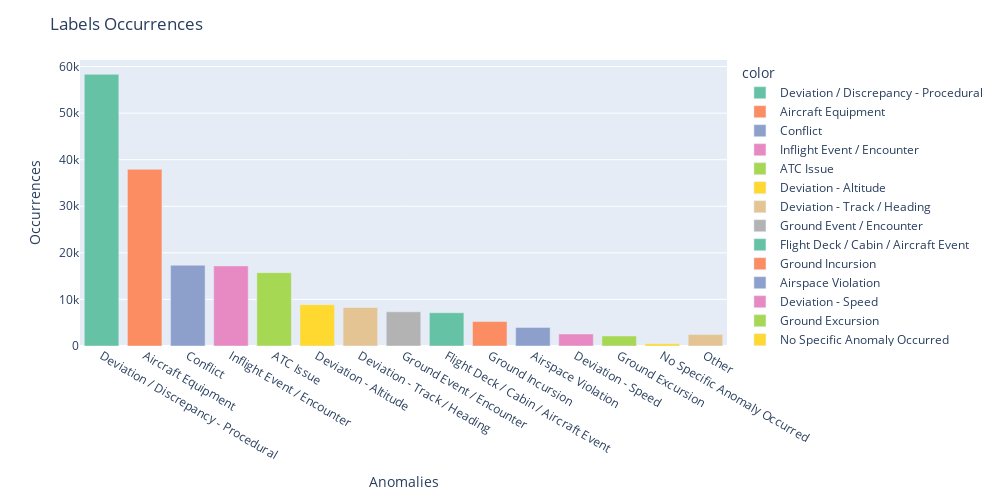

The notebook cell saved with this chart:
### Code cell
px.bar(x = labels_with_other,
       y=pos_num,
       width=1000,
       height=500,
       labels={'x':'Anomalies', 'y':'Occurrences', 'title_text': 'Labels Occurences'},
       color=labels_with_other,
       color_discrete_sequence=colors).update_layout(title_text='Labels Occurrences')

### Figure 1 — Plotly figure (JSON) as saved in the notebook; plotly's stock layout.template omitted (floating-point values rounded to 4 significant figures)
{"data": [{"alignmentgroup": "True", "hovertemplate": "color=Deviation / Discrepancy - Procedural<br>Anomalies=%{x}<br>Occurrences=%{y}<extra></extra>", "legendgroup": "Deviation / Discrepancy - Procedural", "marker": {"color": "rgb(102,194,165)", "pattern": {"shape": ""}}, "name": "Deviation / Discrepancy - Procedural", "offsetgroup": "Deviation / Discrepancy - Procedural", "orientation": "v", "showlegend": true, "textposition": "auto", "type": "bar", "x": ["Deviation / Discrepancy - Procedural"], "xaxis": "x", "y": [58332], "yaxis": "y"}, {"alignmentgroup": "True", "hovertemplate": "color=Aircraft Equipment<br>Anomalies=%{x}<br>Occurrences=%{y}<extra></extra>", "legendgroup": "Aircraft Equipment", "marker": {"color": "rgb(252,141,98)", "pattern": {"shape": ""}}, "name": "Aircraft Equipment", "offsetgroup": "Aircraft Equipment", "orientation": "v", "showlegend": true, "textposition": "auto", "type": "bar", "x": ["Aircraft Equipment"], "xaxis": "x", "y": [37929], "yaxis": "y"}, {"alignmentgroup": "True", "hovertemplate": "color=Conflict<br>Anomalies=%{x}<br>Occurrences=%{y}<extra></extra>", "legendgroup": "Conflict", "marker": {"color": "rgb(141,160,203)", "pattern": {"shape": ""}}, "name": "Conflict", "offsetgroup": "Conflict", "orientation": "v", "showlegend": true, "textposition": "auto", "type": "bar", "x": ["Conflict"], "xaxis": "x", "y": [17341], "yaxis": "y"}, {"alignmentgroup": "True", "hovertemplate": "color=Inflight Event / Encounter<br>Anomalies=%{x}<br>Occurrences=%{y}<extra></extra>", "legendgroup": "Inflight Event / Encounter", "marker": {"color": "rgb(231,138,195)", "pattern": {"shape": ""}}, "name": "Inflight Event / Encounter", "offsetgroup": "Inflight Event / Encounter", "orientation": "v", "showlegend": true, "textposition": "auto", "type": "bar", "x": ["Inflight Event / Encounter"], "xaxis": "x", "y": [17199], "yaxis": "y"}, {"alignmentgroup": "True", "hovertemplate": "color=ATC Issue<br>Anomalies=%{x}<br>Occurrences=%{y}<extra></extra>", "legendgroup": "ATC Issue", "marker": {"color": "rgb(166,216,84)", "pattern": {"shape": ""}}, "name": "ATC Issue", "offsetgroup": "ATC Issue", "orientation": "v", "showlegend": true, "textposition": "auto", "type": "bar", "x": ["ATC Issue"], "xaxis": "x", "y": [15751], "yaxis": "y"}, {"alignmentgroup": "True", "hovertemplate": "color=Deviation - Altitude<br>Anomalies=%{x}<br>Occurrences=%{y}<extra></extra>", "legendgroup": "Deviation - Altitude", "marker": {"color": "rgb(255,217,47)", "pattern": {"shape": ""}}, "name": "Deviation - Altitude", "offsetgroup": "Deviation - Altitude", "orientation": "v", "showlegend": true, "textposition": "auto", "type": "bar", "x": ["Deviation - Altitude"], "xaxis": "x", "y": [8876], "yaxis": "y"}, {"alignmentgroup": "True", "hovertemplate": "color=Deviation - Track / Heading<br>Anomalies=%{x}<br>Occurrences=%{y}<extra></extra>", "legendgroup": "Deviation - Track / Heading", "marker": {"color": "rgb(229,196,148)", "pattern": {"shape": ""}}, "name": "Deviation - Track / Heading", "offsetgroup": "Deviation - Track / Heading", "orientation": "v", "showlegend": true, "textposition": "auto", "type": "bar", "x": ["Deviation - Track / Heading"], "xaxis": "x", "y": [8278], "yaxis": "y"}, {"alignmentgroup": "True", "hovertemplate": "color=Ground Event / Encounter<br>Anomalies=%{x}<br>Occurrences=%{y}<extra></extra>", "legendgroup": "Ground Event / Encounter", "marker": {"color": "rgb(179,179,179)", "pattern": {"shape": ""}}, "name": "Ground Event / Encounter", "offsetgroup": "Ground Event / Encounter", "orientation": "v", "showlegend": true, "textposition": "auto", "type": "bar", "x": ["Ground Event / Encounter"], "xaxis": "x", "y": [7341], "yaxis": "y"}, {"alignmentgroup": "True", "hovertemplate": "color=Flight Deck / Cabin / Aircraft Event<br>Anomalies=%{x}<br>Occurrences=%{y}<extra></extra>", "legendgroup": "Flight Deck / Cabin / Aircraft Event", "marker": {"color": "rgb(102,194,165)", "pattern": {"shape": ""}}, "name": "Flight Deck / Cabin / Aircraft Event", "offsetgroup": "Flight Deck / Cabin / Aircraft Event", "orientation": "v", "showlegend": true, "textposition": "auto", "type": "bar", "x": ["Flight Deck / Cabin / Aircraft Event"], "xaxis": "x", "y": [7146], "yaxis": "y"}, {"alignmentgroup": "True", "hovertemplate": "color=Ground Incursion<br>Anomalies=%{x}<br>Occurrences=%{y}<extra></extra>", "legendgroup": "Ground Incursion", "marker": {"color": "rgb(252,141,98)", "pattern": {"shape": ""}}, "name": "Ground Incursion", "offsetgroup": "Ground Incursion", "orientation": "v", "showlegend": true, "textposition": "auto", "type": "bar", "x": ["Ground Incursion"], "xaxis": "x", "y": [5248], "yaxis": "y"}, {"alignmentgroup": "True", "hovertemplate": "color=Airspace Violation<br>Anomalies=%{x}<br>Occurrences=%{y}<extra></extra>", "legendgroup": "Airspace Violation", "marker": {"color": "rgb(141,160,203)", "pattern": {"shape": ""}}, "name": "Airspace Violation", "offsetgroup": "Airspace Violation", "orientation": "v", "showlegend": true, "textposition": "auto", "type": "bar", "x": ["Airspace Violation"], "xaxis": "x", "y": [3996], "yaxis": "y"}, {"alignmentgroup": "True", "hovertemplate": "color=Deviation - Speed<br>Anomalies=%{x}<br>Occurrences=%{y}<extra></extra>", "legendgroup": "Deviation - Speed", "marker": {"color": "rgb(231,138,195)", "pattern": {"shape": ""}}, "name": "Deviation - Speed", "offsetgroup": "Deviation - Speed", "orientation": "v", "showlegend": true, "textposition": "auto", "type": "bar", "x": ["Deviation - Speed"], "xaxis": "x", "y": [2588], "yaxis": "y"}, {"alignmentgroup": "True", "hovertemplate": "color=Ground Excursion<br>Anomalies=%{x}<br>Occurrences=%{y}<extra></extra>", "legendgroup": "Ground Excursion", "marker": {"color": "rgb(166,216,84)", "pattern": {"shape": ""}}, "name": "Ground Excursion", "offsetgroup": "Ground Excursion", "orientation": "v", "showlegend": true, "textposition": "auto", "type": "bar", "x": ["Ground Excursion"], "xaxis": "x", "y": [2156], "yaxis": "y"}, {"alignmentgroup": "True", "hovertemplate": "color=No Specific Anomaly Occurred<br>Anomalies=%{x}<br>Occurrences=%{y}<extra></extra>", "legendgroup": "No Specific Anomaly Occurred", "marker": {"color": "rgb(255,217,47)", "pattern": {"shape": ""}}, "name": "No Specific Anomaly Occurred", "offsetgroup": "No Specific Anomaly Occurred", "orientation": "v", "showlegend": true, "textposition": "auto", "type": "bar", "x": ["No Specific Anomaly Occurred"], "xaxis": "x", "y": [471], "yaxis": "y"}, {"alignmentgroup": "True", "hovertemplate": "color=Other<br>Anomalies=%{x}<br>Occurrences=%{y}<extra></extra>", "legendgroup": "Other", "marker": {"color": "rgb(229,196,148)", "pattern": {"shape": ""}}, "name": "Other", "offsetgroup": "Other", "orientation": "v", "showlegend": true, "textposition": "auto", "type": "bar", "x": ["Other"], "xaxis": "x", "y": [2454], "yaxis": "y"}], "layout": {"barmode": "relative", "height": 500, "legend": {"title": {"text": "color"}, "tracegroupgap": 0}, "margin": {"t": 60}, "title": {"text": "Labels Occurrences"}, "width": 1000, "xaxis": {"anchor": "y", "domain": [0, 1], "title": {"text": "Anomalies"}}, "yaxis": {"anchor": "x", "domain": [0, 1], "title": {"text": "Occurrences"}}}}
